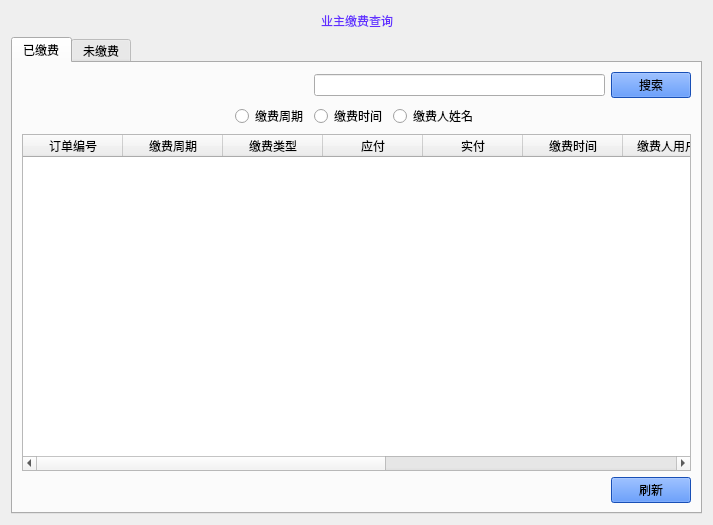
<?xml version="1.0" encoding="UTF-8"?>
<ui version="4.0">
 <class>PaymentInquiryWidget</class>
 <widget class="QWidget" name="PaymentInquiryWidget">
  <property name="geometry">
   <rect>
    <x>0</x>
    <y>0</y>
    <width>713</width>
    <height>525</height>
   </rect>
  </property>
  <property name="windowTitle">
   <string>Form</string>
  </property>
  <layout class="QGridLayout" name="gridLayout_3">
   <item row="0" column="0">
    <layout class="QVBoxLayout" name="verticalLayout_3">
     <item>
      <layout class="QHBoxLayout" name="horizontalLayout_5">
       <item>
        <spacer name="horizontalSpacer">
         <property name="orientation">
          <enum>Qt::Horizontal</enum>
         </property>
         <property name="sizeHint" stdset="0">
          <size>
           <width>40</width>
           <height>20</height>
          </size>
         </property>
        </spacer>
       </item>
       <item>
        <widget class="QLabel" name="label">
         <property name="styleSheet">
          <string notr="true">color: rgb(98, 46, 255);
font: 22pt &quot;隶书&quot;;</string>
         </property>
         <property name="text">
          <string>业主缴费查询</string>
         </property>
        </widget>
       </item>
       <item>
        <spacer name="horizontalSpacer_2">
         <property name="orientation">
          <enum>Qt::Horizontal</enum>
         </property>
         <property name="sizeHint" stdset="0">
          <size>
           <width>40</width>
           <height>20</height>
          </size>
         </property>
        </spacer>
       </item>
      </layout>
     </item>
     <item>
      <widget class="QTabWidget" name="tabWidget">
       <property name="currentIndex">
        <number>0</number>
       </property>
       <widget class="QWidget" name="widget">
        <attribute name="title">
         <string>已缴费</string>
        </attribute>
        <layout class="QGridLayout" name="gridLayout">
         <item row="0" column="0">
          <layout class="QVBoxLayout" name="verticalLayout_2">
           <item>
            <layout class="QHBoxLayout" name="horizontalLayout_3">
             <item>
              <spacer name="horizontalSpacer_5">
               <property name="orientation">
                <enum>Qt::Horizontal</enum>
               </property>
               <property name="sizeHint" stdset="0">
                <size>
                 <width>40</width>
                 <height>20</height>
                </size>
               </property>
              </spacer>
             </item>
             <item>
              <widget class="QLineEdit" name="lineEdit_2"/>
             </item>
             <item>
              <widget class="QPushButton" name="pushButton_3">
               <property name="styleSheet">
                <string notr="true">background-color: rgb(33, 111, 255);
font: 10pt &quot;隶书&quot;;</string>
               </property>
               <property name="text">
                <string>搜索</string>
               </property>
              </widget>
             </item>
            </layout>
           </item>
           <item>
            <layout class="QHBoxLayout" name="horizontalLayout_7">
             <item>
              <spacer name="horizontalSpacer_9">
               <property name="orientation">
                <enum>Qt::Horizontal</enum>
               </property>
               <property name="sizeHint" stdset="0">
                <size>
                 <width>40</width>
                 <height>20</height>
                </size>
               </property>
              </spacer>
             </item>
             <item>
              <widget class="QRadioButton" name="radioButton_4">
               <property name="text">
                <string>缴费周期</string>
               </property>
              </widget>
             </item>
             <item>
              <widget class="QRadioButton" name="radioButton_5">
               <property name="text">
                <string>缴费时间</string>
               </property>
              </widget>
             </item>
             <item>
              <widget class="QRadioButton" name="radioButton_6">
               <property name="text">
                <string>缴费人姓名</string>
               </property>
              </widget>
             </item>
             <item>
              <spacer name="horizontalSpacer_10">
               <property name="orientation">
                <enum>Qt::Horizontal</enum>
               </property>
               <property name="sizeHint" stdset="0">
                <size>
                 <width>40</width>
                 <height>20</height>
                </size>
               </property>
              </spacer>
             </item>
            </layout>
           </item>
           <item>
            <widget class="QTableWidget" name="table2">
             <column>
              <property name="text">
               <string>订单编号</string>
              </property>
             </column>
             <column>
              <property name="text">
               <string>缴费周期</string>
              </property>
             </column>
             <column>
              <property name="text">
               <string>缴费类型</string>
              </property>
             </column>
             <column>
              <property name="text">
               <string>应付</string>
              </property>
             </column>
             <column>
              <property name="text">
               <string>实付</string>
              </property>
             </column>
             <column>
              <property name="text">
               <string>缴费时间</string>
              </property>
             </column>
             <column>
              <property name="text">
               <string>缴费人用户名</string>
              </property>
             </column>
             <column>
              <property name="text">
               <string>缴费人姓名</string>
              </property>
             </column>
             <column>
              <property name="text">
               <string>家庭地址</string>
              </property>
             </column>
             <column>
              <property name="text">
               <string>电话号码</string>
              </property>
             </column>
             <column>
              <property name="text">
               <string>缴费方式</string>
              </property>
             </column>
            </widget>
           </item>
           <item>
            <layout class="QHBoxLayout" name="horizontalLayout_4">
             <item>
              <spacer name="horizontalSpacer_6">
               <property name="orientation">
                <enum>Qt::Horizontal</enum>
               </property>
               <property name="sizeHint" stdset="0">
                <size>
                 <width>40</width>
                 <height>20</height>
                </size>
               </property>
              </spacer>
             </item>
             <item>
              <widget class="QPushButton" name="pushButton_4">
               <property name="styleSheet">
                <string notr="true">background-color: rgb(33, 111, 255);
font: 10pt &quot;隶书&quot;;</string>
               </property>
               <property name="text">
                <string>刷新</string>
               </property>
              </widget>
             </item>
            </layout>
           </item>
          </layout>
         </item>
        </layout>
       </widget>
       <widget class="QWidget" name="widget">
        <attribute name="title">
         <string>未缴费</string>
        </attribute>
        <layout class="QGridLayout" name="gridLayout_2">
         <item row="0" column="0">
          <layout class="QVBoxLayout" name="verticalLayout">
           <item>
            <layout class="QHBoxLayout" name="horizontalLayout_2">
             <item>
              <spacer name="horizontalSpacer_3">
               <property name="orientation">
                <enum>Qt::Horizontal</enum>
               </property>
               <property name="sizeHint" stdset="0">
                <size>
                 <width>40</width>
                 <height>20</height>
                </size>
               </property>
              </spacer>
             </item>
             <item>
              <widget class="QPushButton" name="pushButton">
               <property name="styleSheet">
                <string notr="true">background-color: rgb(33, 111, 255);
font: 10pt &quot;隶书&quot;;</string>
               </property>
               <property name="text">
                <string>搜索</string>
               </property>
              </widget>
             </item>
             <item>
              <spacer name="horizontalSpacer_7">
               <property name="orientation">
                <enum>Qt::Horizontal</enum>
               </property>
               <property name="sizeHint" stdset="0">
                <size>
                 <width>40</width>
                 <height>20</height>
                </size>
               </property>
              </spacer>
             </item>
             <item>
              <widget class="QPushButton" name="pushButton_1">
               <property name="styleSheet">
                <string notr="true">background-color: rgb(33, 111, 255);
font: 10pt &quot;隶书&quot;;</string>
               </property>
               <property name="text">
                <string>发放账单</string>
               </property>
              </widget>
             </item>
            </layout>
           </item>
           <item>
            <widget class="QTableWidget" name="table">
             <column>
              <property name="text">
               <string>订单编号</string>
              </property>
             </column>
             <column>
              <property name="text">
               <string>缴费周期</string>
              </property>
             </column>
             <column>
              <property name="text">
               <string>缴费类型</string>
              </property>
             </column>
             <column>
              <property name="text">
               <string>应付</string>
              </property>
             </column>
             <column>
              <property name="text">
               <string>实付</string>
              </property>
             </column>
             <column>
              <property name="text">
               <string>缴费时间</string>
              </property>
             </column>
             <column>
              <property name="text">
               <string>缴费人用户名</string>
              </property>
             </column>
             <column>
              <property name="text">
               <string>缴费人姓名</string>
              </property>
             </column>
             <column>
              <property name="text">
               <string>家庭地址</string>
              </property>
             </column>
             <column>
              <property name="text">
               <string>电话号码</string>
              </property>
             </column>
             <column>
              <property name="text">
               <string>缴费方式</string>
              </property>
             </column>
            </widget>
           </item>
           <item>
            <layout class="QHBoxLayout" name="horizontalLayout">
             <item>
              <spacer name="horizontalSpacer_4">
               <property name="orientation">
                <enum>Qt::Horizontal</enum>
               </property>
               <property name="sizeHint" stdset="0">
                <size>
                 <width>40</width>
                 <height>20</height>
                </size>
               </property>
              </spacer>
             </item>
             <item>
              <widget class="QPushButton" name="pushButton_2">
               <property name="styleSheet">
                <string notr="true">background-color: rgb(33, 111, 255);
font: 10pt &quot;隶书&quot;;</string>
               </property>
               <property name="text">
                <string>刷新</string>
               </property>
              </widget>
             </item>
            </layout>
           </item>
          </layout>
         </item>
        </layout>
       </widget>
      </widget>
     </item>
    </layout>
   </item>
  </layout>
 </widget>
 <resources/>
 <connections/>
</ui>
